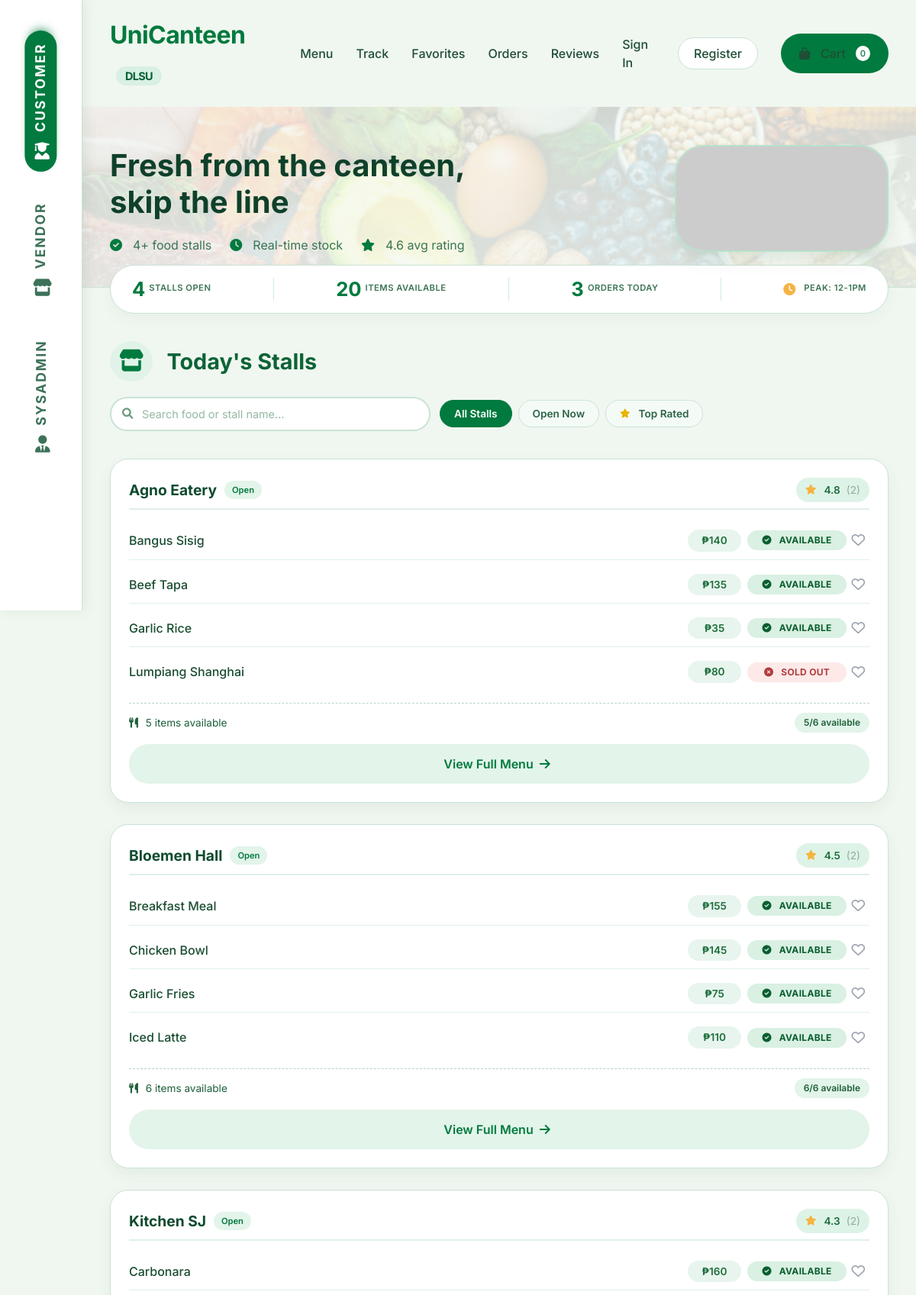
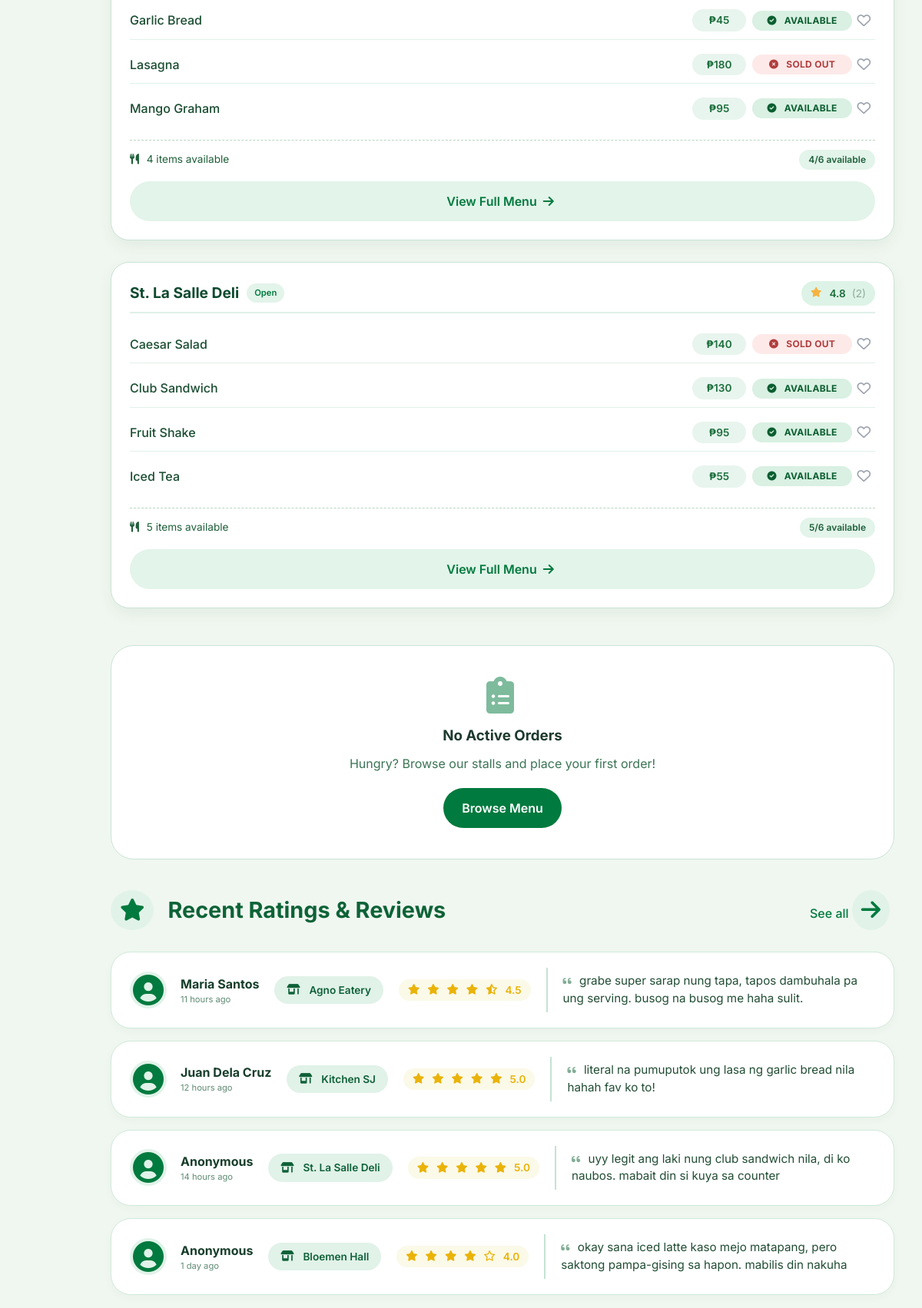
The page / (upper part) on the database its author committed (2 pictures, top to bottom).
### tables this page shows
CREATE TABLE Restaurants (
    ID INT PRIMARY KEY AUTO_INCREMENT,
    name VARCHAR(60) NOT NULL,
    address VARCHAR(100),
    description TEXT,
    logo_url VARCHAR(255),
    owner_ID INT,
    is_open BOOLEAN DEFAULT TRUE,
    created_at TIMESTAMP DEFAULT CURRENT_TIMESTAMP,
    FOREIGN KEY (owner_ID) REFERENCES Users(ID)
);

CREATE TABLE Items (
    ID INT PRIMARY KEY AUTO_INCREMENT,
    name VARCHAR(60) NOT NULL,
    description TEXT,
    price DECIMAL(10, 2) NOT NULL,
    image_url VARCHAR(255),
    isAvailable BOOLEAN DEFAULT TRUE,
    restaurant_ID INT,
    created_at TIMESTAMP DEFAULT CURRENT_TIMESTAMP,
    FOREIGN KEY (restaurant_ID) REFERENCES Restaurants(ID) ON DELETE CASCADE
);

CREATE TABLE Ratings (
    ID INT PRIMARY KEY AUTO_INCREMENT,
    restaurant_ID INT,
    order_ID INT UNIQUE,
    rating DECIMAL(3, 2) CHECK (rating BETWEEN 1.0 AND 5.0),
    review TEXT,
    is_anonymous BOOLEAN DEFAULT FALSE,
    timestamp TIMESTAMP DEFAULT CURRENT_TIMESTAMP,
    FOREIGN KEY (restaurant_ID) REFERENCES Restaurants(ID) ON DELETE CASCADE,
    FOREIGN KEY (order_ID) REFERENCES Orders(ID) ON DELETE CASCADE
);

CREATE TABLE Users (
    ID INT PRIMARY KEY AUTO_INCREMENT,
    email VARCHAR(60) UNIQUE NOT NULL,
    password VARCHAR(255) NOT NULL,
    full_name VARCHAR(100) NOT NULL,
    role ENUM('U', 'V', 'A') NOT NULL,
    created_at TIMESTAMP DEFAULT CURRENT_TIMESTAMP,
    is_active BOOLEAN DEFAULT TRUE,
    is_banned BOOLEAN DEFAULT FALSE,
    last_login TIMESTAMP NULL,
    login_attempts INT DEFAULT 0,
    locked_until TIMESTAMP NULL,
    security_question VARCHAR(255) NULL,
    security_answer VARCHAR(255) NULL
);

### frontend/customer.php (the view, shortened to what the rows shown need)
<?php
require_once __DIR__ . '/../config/config.php';
$db = Database::getInstance()->getConnection();
$restaurantsQuery = "SELECT
    r.*,
    COALESCE(AVG(rt.rating), 0) as avg_rating,
    COUNT(DISTINCT rt.ID) as rating_count,
    (SELECT COUNT(*) FROM Items WHERE restaurant_ID = r.ID AND isAvailable = TRUE) as available_items_count,
    (SELECT COUNT(*) FROM Items WHERE restaurant_ID = r.ID) as total_items_count
    FROM Restaurants r
    LEFT JOIN Ratings rt ON r.ID = rt.restaurant_ID
    GROUP BY r.ID
    ORDER BY r.is_open DESC, r.name";
$restaurantsResult = $db->query($restaurantsQuery);
$reviewsQuery = "SELECT
    rt.*,
    r.name as restaurant_name,
    u.full_name as reviewer_name
    FROM Ratings rt
    JOIN Restaurants r ON rt.restaurant_ID = r.ID
    LEFT JOIN Orders o ON rt.order_ID = o.ID
    LEFT JOIN Users u ON o.customer_ID = u.ID
    ORDER BY rt.timestamp DESC
    LIMIT 4";
$reviewsResult = $db->query($reviewsQuery);
$userFavorites = [];
?>
<!DOCTYPE html>
<html lang="en">
<head>
    <link rel="stylesheet" href="https://cdnjs.cloudflare.com/ajax/libs/font-awesome/6.0.0-beta3/css/all.min.css">
    <link rel="stylesheet" href="<?php echo url('assets/styles.css'); ?>">
</head>
<body>
    <div class="main-content">
        <section id="customer" class="page-section">
            <div class="hero-customer">
                <div class="wrapper">
                    <div
                        style="display: flex; justify-content: space-between; align-items: center; flex-wrap: wrap; gap: 20px;">
                        <div>
                            <h1>Fresh from the canteen,<br>skip the line</h1>
                        </div>
                    </div>
                </div>
            </div>
            <div class="wrapper">
                <div class="section-header" id="menu">
                    <h2>Today's Stalls</h2>
                </div>
                <div class="stall-grid" id="stallGrid">
                    <?php
                    $restaurantsResult->data_seek(0);
                    while ($restaurant = $restaurantsResult->fetch_assoc()):
                        $itemsQuery = "SELECT * FROM Items WHERE restaurant_ID = ? ORDER BY name LIMIT 4";
                        $stmt = $db->prepare($itemsQuery);
                        $stmt->bind_param("i", $restaurant['ID']);
                        $stmt->execute();
                        $itemsResult = $stmt->get_result();
                        $itemNames = [];
                        $itemsForAttr = $itemsResult->fetch_all(MYSQLI_ASSOC);
                        foreach ($itemsForAttr as $i) {
                            $itemNames[] = $i['name'];
                        }
                        ?>
                        <div class="stall-card <?php echo !$restaurant['is_open'] ? 'stall-card-closed' : ''; ?>"
                            data-stall-name="<?php echo htmlspecialchars(strtolower($restaurant['name'])); ?>"
                            data-items="<?php echo htmlspecialchars(strtolower(implode(' ', $itemNames))); ?>"
                            data-open="<?php echo $restaurant['is_open'] ? '1' : '0'; ?>"
                            data-rating="<?php echo $restaurant['avg_rating']; ?>">
                            <div class="stall-header">
                                <div style="display: flex; align-items: center; gap: 10px;">
                                    <span class="stall-name"><?php echo htmlspecialchars($restaurant['name']); ?></span>
                                    <span
                                        style="background: <?php echo $restaurant['is_open'] ? '#e3f4ea' : '#fee9e9'; ?>; padding: 4px 10px; border-radius: 40px; font-size: 0.7rem; font-weight: 600; color: <?php echo $restaurant['is_open'] ? '#007a3e' : '#b13e3e'; ?>;">
                                        <?php echo $restaurant['is_open'] ? 'Open' : 'Closed'; ?>
                                    </span>
                                </div>
                                <span class="rating">
                                    <i class="fas fa-star"></i> <?php echo number_format($restaurant['avg_rating'], 1); ?>
                                    <span
                                        style="color: #8faa9a; font-weight: 400; margin-left: 4px;">(<?php echo $restaurant['rating_count']; ?>)</span>
                                </span>
                            </div>
                            <div class="menu-grid">
                                <?php
                                foreach ($itemsForAttr as $item):
                                    $isAvailable = ($item['isAvailable'] == 1 || $item['isAvailable'] === '1' || $item['isAvailable'] === true);
                                    $isFav = in_array($item['ID'], $userFavorites);
                                    ?>
                                    <div class="menu-row" title="<?php echo htmlspecialchars($item['description'] ?? ''); ?>" style="position:relative; padding-right:30px;">
                                        <span class="item-name"><?php echo htmlspecialchars($item['name']); ?></span>
                                        <span class="price-tag">₱<?php echo number_format($item['price'], 0); ?></span>
                                        <?php if ($isAvailable): ?>
                                            <span class="avail-tag"><i class="fas fa-check-circle"></i> Available</span>
                                        <?php else: ?>
                                            <span class="avail-tag not-available"><i class="fas fa-times-circle"></i> Sold
                                                Out</span>
                                        <?php endif; ?>
                                        <button class="fav-btn" data-item-id="<?php echo $item['ID']; ?>"
                                                style="position:absolute; right:-5px; top:50%; transform:translateY(-50%); background:none; border:none; cursor:pointer; color: <?php echo $isFav ? '#dc2626' : '#9ca3af'; ?>; transition: color 0.2s; font-size:1.1rem; padding:5px;">
                                            <i class="<?php echo $isFav ? 'fas' : 'far'; ?> fa-heart"></i>
                                        </button>
                                    </div>
                                <?php endforeach; ?>
                            </div>
                            <div class="availability-summary">
                                <span><i class="fas fa-utensils"></i> <?php echo $restaurant['available_items_count']; ?>
                                    items available</span>
                                <span
                                    class="available-count"><?php echo $restaurant['available_items_count']; ?>/<?php echo $restaurant['total_items_count']; ?>
                                    available</span>
                            </div>
                            <?php if ($restaurant['is_open']): ?>
                                <a href="<?php echo url('index.php?page=restaurant&id=' . $restaurant['ID']); ?>" class="btn-secondary"
                                    style="width: 100%; margin-top: 15px; text-decoration: none;">
                                    View Full Menu <i class="fas fa-arrow-right"></i>
                                </a>
                            <?php endif; ?>
                        </div>
                    <?php endwhile; ?>
                </div>
                <div class="section-header" id="reviews">
                    <h2>Recent Ratings & Reviews</h2>
                </div>
                <div class="reviews-grid">
                    <?php
                    $reviewsResult->data_seek(0);
                    if ($reviewsResult->num_rows > 0):
                        while ($review = $reviewsResult->fetch_assoc()):
                            ?>
                            <div class="review-card">
                                <div class="reviewer-avatar">
                                    <i class="fas fa-user-circle" style="font-size: 2.5rem; color: #007a3e;"></i>
                                    <div>
                                        <span
                                            class="name"><?php echo htmlspecialchars($review['reviewer_name'] ?? 'Anonymous'); ?></span>
                                        <div style="font-size: 0.7rem; color: #5f8b74;">
                                            <?php echo getTimeAgo($review['timestamp']); ?>
                                        </div>
                                    </div>
                                </div>
                                <div class="stall-badge">
                                    <i class="fas fa-store-alt"></i> <?php echo htmlspecialchars($review['restaurant_name']); ?>
                                </div>
                                <div class="stars-container">
                                    <?php
                                    $rating = $review['rating'];
                                    for ($i = 1; $i <= 5; $i++):
                                        if ($i <= floor($rating)):
                                            ?>
                                            <i class="fas fa-star"></i>
                                        <?php elseif ($i - 0.5 <= $rating): ?>
                                            <i class="fas fa-star-half-alt"></i>
                                        <?php else: ?>
                                            <i class="far fa-star"></i>
                                        <?php endif; endfor; ?>
                                    <?php echo number_format($rating, 1); ?>
                                </div>
                                <div class="review-text">
                                    <i class="fas fa-quote-left"></i>
                                    <?php echo htmlspecialchars(html_entity_decode($review['review'], ENT_QUOTES, 'UTF-8')); ?>
                                </div>
                            </div>
                            <?php
                        endwhile;
                    endif; ?>
                </div>
            </div>
        </section>
    </div>
</body>
</html>

### rows shown on the page
restaurants: name "Agno Eatery", is_open "Open", avg_rating "4.8", rating_count "2", available_items_count "5", total_items_count "6"
items: name "Bangus Sisig", price "140", isAvailable 1 (drawn)
items: name "Beef Tapa", price "135", isAvailable 1 (drawn)
items: name "Garlic Rice", price "35", isAvailable 1 (drawn)
items: name "Lumpiang Shanghai", price "80", isAvailable 0 (drawn)
restaurants: name "Bloemen Hall", is_open "Open", avg_rating "4.5", rating_count "2", available_items_count "6", total_items_count "6"
items: name "Breakfast Meal", price "155", isAvailable 1 (drawn)
items: name "Chicken Bowl", price "145", isAvailable 1 (drawn)
items: name "Garlic Fries", price "75", isAvailable 1 (drawn)
items: name "Iced Latte", price "110", isAvailable 1 (drawn)
restaurants: name "Kitchen SJ", is_open "Open", avg_rating "4.3", rating_count "2", available_items_count "4", total_items_count "6"
items: name "Carbonara", price "160", isAvailable 1 (drawn)
items: name "Garlic Bread", price "45", isAvailable 1 (drawn)
items: name "Lasagna", price "180", isAvailable 0 (drawn)
items: name "Mango Graham", price "95", isAvailable 1 (drawn)
restaurants: name "St. La Salle Deli", is_open "Open", avg_rating "4.8", rating_count "2", available_items_count "5", total_items_count "6"
items: name "Caesar Salad", price "140", isAvailable 0 (drawn)
items: name "Club Sandwich", price "130", isAvailable 1 (drawn)
items: name "Fruit Shake", price "95", isAvailable 1 (drawn)
items: name "Iced Tea", price "55", isAvailable 1 (drawn)
ratings: users.full_name "Maria Santos", timestamp "11 hours ago", restaurant_ID.name "Agno Eatery", rating "4.5", review "grabe super sarap nung tapa, tapos dambuhala pa ung serving. busog na busog me haha sulit."
ratings: users.full_name "Juan Dela Cruz", timestamp "12 hours ago", restaurant_ID.name "Kitchen SJ", rating "5.0", review "literal na pumuputok ung lasa ng garlic bread nila hahah fav ko to!"
ratings: reviewer_name "Anonymous", timestamp "14 hours ago", restaurant_ID.name "St. La Salle Deli", rating "5.0", review "uyy legit ang laki nung club sandwich nila, di ko naubos. mabait din si kuya sa counter"
ratings: reviewer_name "Anonymous", timestamp "1 day ago", restaurant_ID.name "Bloemen Hall", rating "4.0", review "okay sana iced latte kaso mejo matapang, pero saktong pampa-gising sa hapon. mabilis din nakuha"

### other values the page prints
$cart_items_count "0"
$stats['open_stalls'] "4"
$ratingStats['avg_rating'] "4.6"
$stats['available_items'] "20"
$stats['today_orders'] "3"
